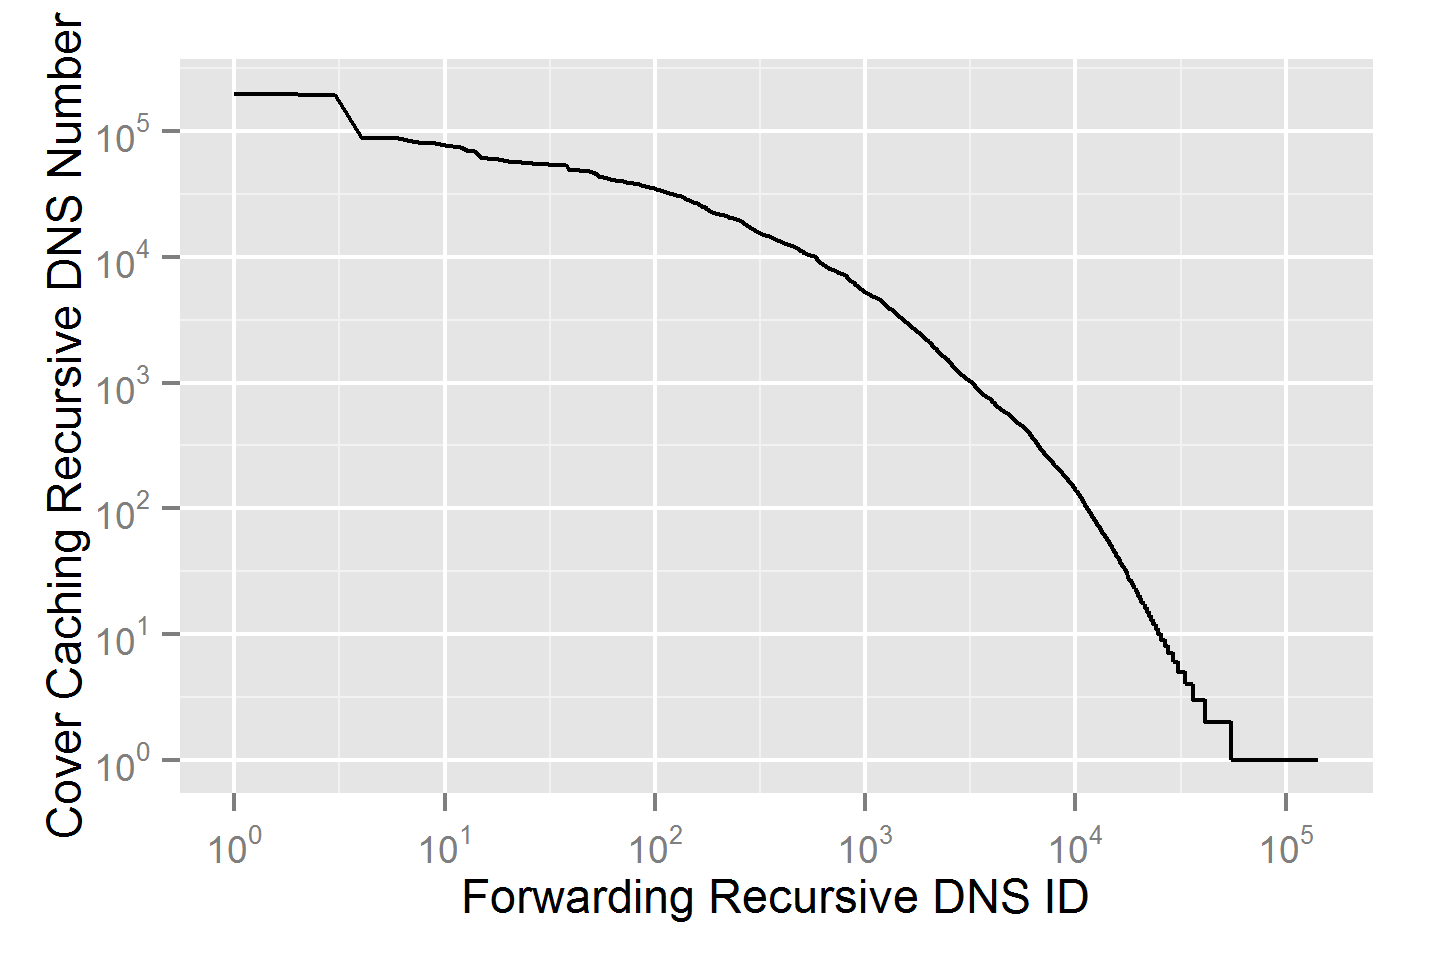

Write the R code that produced this figure.
library(ggplot2)
library(scales)
df = read.table('fig5.csv') 

sp10 <- ggplot(df, aes(V1, V2)) + geom_line() +
theme(text = element_text(size=11.2)) +
scale_y_log10(
              name = 'Cover Caching Recursive DNS Number',
              breaks = trans_breaks("log10", function(x) 10^x),
                 labels = trans_format("log10", math_format(10^.x))) +
scale_x_log10(
              name = 'Forwarding Recursive DNS ID', 
              breaks = trans_breaks("log10", function(x) 10^x),
                 labels = trans_format("log10", math_format(10^.x)))

print(sp10)

ggsave('fig5.png')
